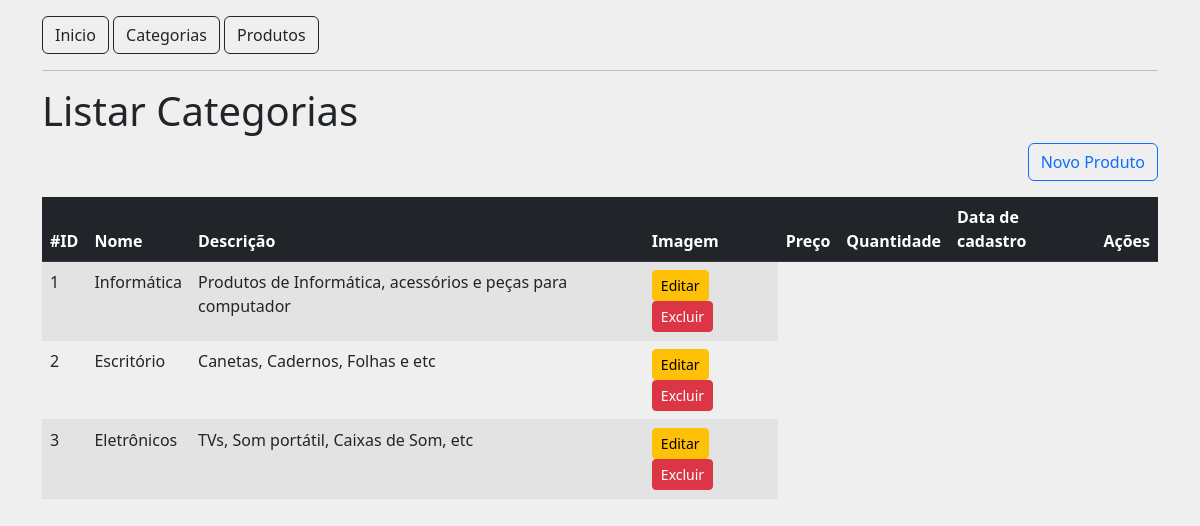
Screenshot of /categorias with the database file from the repository.
### tables this page shows
CREATE TABLE tb_category (
    id INT(11) AUTO_INCREMENT PRIMARY KEY NOT NULL,
    name VARCHAR(30) NOT NULL,
    description VARCHAR(100) NOT NULL
);

### src/Controller/AbstractController.php (called while the page is built, shortened)
<?php
abstract class AbstractController
{
    public function render(string $viewName, $data = null): void
    {
        include dirname(__DIR__) . "/View/_partials/head.php";
        include dirname(__DIR__) . "/View/${viewName}.php";
        include dirname(__DIR__) . "/View/_partials/footer.php";
    }
}

### src/Controller/CategoryController.php (called while the page is built, shortened)
<?php
class CategoryController extends AbstractController
{
    public function listAction(): void
    {
        $connection = Connection::getConnection();
        $result = $connection->prepare('SELECT * FROM tb_category');
        $result->execute();
        parent::render('category/list', $result);
    }
}

### public/index.php (called while the page is built, shortened)
<?php
$url = explode('?', $_SERVER['REQUEST_URI'])[0];
$routes = include '../config/routes.php';
$methodName = $routes[$url]['method'];
(new $controllerName())->$methodName();

### src/View/category/list.php (the view)
<h1>Listar Categorias</h1>
<div class="mb-3 text-end">
    <a href="/produtos/novo" class="btn btn-outline-primary">Novo Produto</a>
</div>
<table class="table table-hover table-striped">
    <thead class="table-dark">
        <tr>
            <th>#ID</th>
            <th>Nome</th>
            <th>Descrição</th>
            <th>Imagem</th>
            <th>Preço</th>
            <th>Quantidade</th>
            <th>Data de cadastro</th>
            <th>Ações</th>
        </tr>
    </thead>
    <tbody>
        <?php
            while($category = $data->fetch(\PDO::FETCH_ASSOC)) {
                extract($category);
                echo '<tr>';
                    echo "<td>{$id}</td>";
                    echo "<td>{$name}</td>";
                    echo "<td>{$description}</td>";
                    echo "<td>
                        <a href='/categorias/excluir?id={$id}.' class='btn btn-warning btn-sm'>Editar</a>
                        <a href='/categorias/excluir?id={$id}.' class='btn btn-danger btn-sm'>Excluir</a>
                    </td>";
                echo '</tr>';
            }
        ?>
    </tbody>
</table>

### src/View/_partials/head.php (shortened to what this page needs)
<!DOCTYPE html>
<html lang="en">
    <head>
        <link href="https://cdn.jsdelivr.net/npm/bootstrap@5.2.0-beta1/dist/css/bootstrap.min.css" rel="stylesheet">
    </head>
    <body class="container" style="background-color: #EFEFEF;">
        <nav class="mt-3">
        <a href="/" class="btn btn-outline-dark">Inicio</a>
        <a href="/categorias" class="btn btn-outline-dark">Categorias</a>
        <a href="/produtos" class="btn btn-outline-dark">Produtos</a>
        </nav>
        <hr>

### rows the page displays
tb_category: id "1", name "Informática", description "Produtos de Informática, acessórios e peças para computador"
tb_category: id "2", name "Escritório", description "Canetas, Cadernos, Folhas e etc"
tb_category: id "3", name "Eletrônicos", description "TVs, Som portátil, Caixas de Som, etc"
